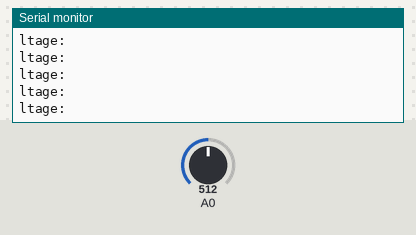
This sketch was run on a simulated Arduino Uno, built with avr-gcc and run on an emulated ATmega328P. Shown: the last lines printed to the serial monitor. Inputs (shaded band) come from the test bench; at power-on: A0 = 512.

Above: at 1.2 s.
1.3 s: A0 set to 716
At 1.31 s:
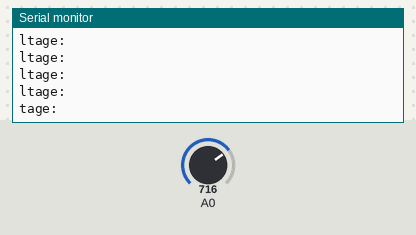
3.2 s: A0 set to 900
At 3.21 s:
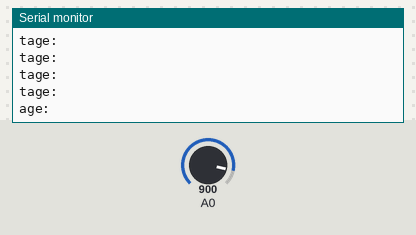
5.1 s: A0 set to 1023
At 5.12 s:
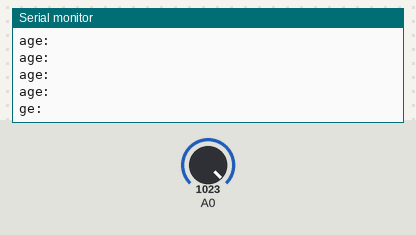
7.0 s: A0 set to 306
At 7.02 s:
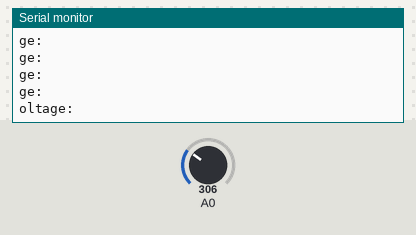
8.9 s: A0 set to 122
At 8.92 s:
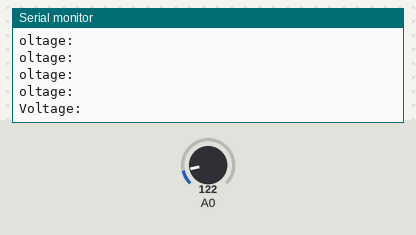

Measured:
- after the input at 1.3 s, the serial monitor: prints a new line at once (image 1)
- after the input at 3.2 s, the serial monitor: prints a new line at once (image 2)
- after the input at 5.1 s, the serial monitor: prints a new line at once (image 3)
- after the input at 7.0 s, the serial monitor: prints a new line at once (image 4)
- after the input at 8.9 s, the serial monitor: prints a new line at once (image 5)

The sketch:

voltage.ino
```cpp
void setup() {
  // initialize serial communication at 9600 bits per second:
  Serial.begin(9600);
}

// the loop routine runs over and over again forever:
void loop() {
  // read the input on analog pin 0:
  int sensorValue = analogRead(A0);
  int finalVal = sensorValue * (5.0 / 1023.0);
  // print out the value you read:
  Serial.println("Voltage:"+finalVal);
  delay(100);  // delay in between reads for stability
}
```
